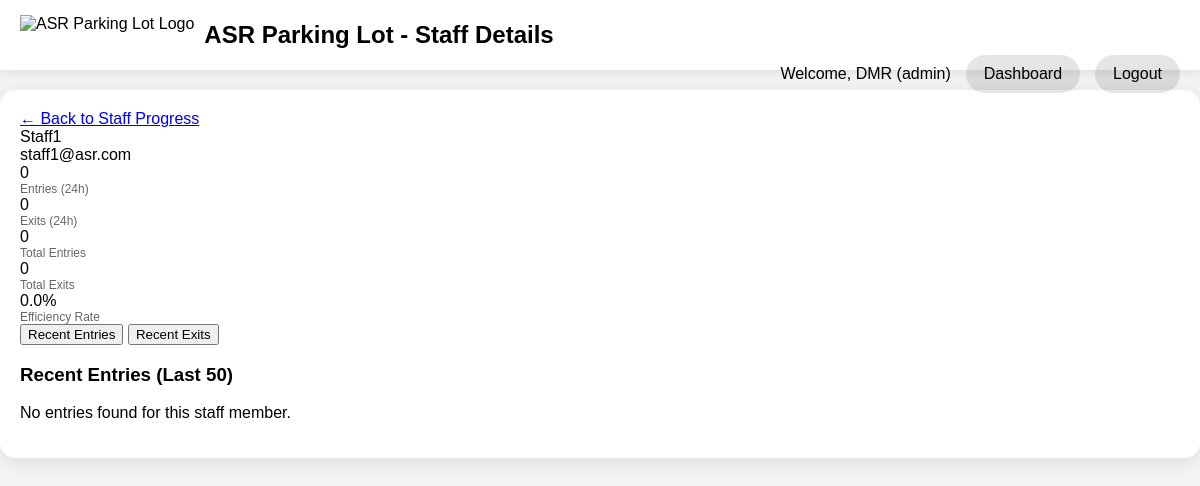
/admin/staff-details/4 (signed in), run on the app's committed database.
### app/models.py (models this page shows, shortened)
class User(UserMixin, db.Model):
    id = db.Column(db.Integer, primary_key=True)
    username = db.Column(db.String(80), index=True, unique=True, nullable=False)
    email = db.Column(db.String(120), index=True, unique=True, nullable=False)
    password_hash = db.Column(db.String(256))
    role = db.Column(db.String(10), index=True, nullable=False, default='staff') # 'admin' or 'staff'

### app/routes.py (the view)
@main.route('/admin/staff-details/<int:staff_id>')
@login_required
def staff_details(staff_id):
    if current_user.role != 'admin':
        flash('Access denied. Admin privileges required.', 'error')
        return redirect(url_for('main.index'))
    staff = User.query.get_or_404(staff_id)
    if staff.role != 'staff':
        flash('User is not a staff member.', 'error')
        return redirect(url_for('main.staff_progress'))
    now = get_current_device_time()
    twenty_four_hours_ago = now - timedelta(hours=24)
    recent_entries = Entry.query.filter(
        (Entry.device == f'Terminal - {staff.username}') |
        (Entry.device == f'Exit Terminal - {staff.username}')
    ).order_by(Entry.entry_time.desc()).limit(50).all()
    recent_exits = Entry.query.filter(
        Entry.exit_time.isnot(None),
        Entry.device == f'Exit Terminal - {staff.username}'
    ).order_by(Entry.exit_time.desc()).limit(50).all()
    entries_24h = Entry.query.filter(
        Entry.entry_time >= twenty_four_hours_ago,
        (Entry.device == f'Terminal - {staff.username}') |
        (Entry.device == f'Exit Terminal - {staff.username}')
    ).count()
    exits_24h = Entry.query.filter(
        Entry.exit_time >= twenty_four_hours_ago,
        Entry.device == f'Exit Terminal - {staff.username}'
    ).count()
    total_entries = Entry.query.filter(
        (Entry.device == f'Terminal - {staff.username}') |
        (Entry.device == f'Exit Terminal - {staff.username}')
    ).count()
    total_exits = Entry.query.filter(
        Entry.exit_time.isnot(None),
        Entry.device == f'Exit Terminal - {staff.username}'
    ).count()
    efficiency_rate = 0
    if total_entries > 0:
        efficiency_rate = (total_exits / total_entries) * 100
    return render_template('staff_details.html',
                         title=f'Staff Details - {staff.username}',
                         staff=staff,
                         recent_entries=recent_entries,
                         recent_exits=recent_exits,
                         entries_24h=entries_24h,
                         exits_24h=exits_24h,
                         total_entries=total_entries,
                         total_exits=total_exits,
                         efficiency_rate=efficiency_rate)

### app/utils.py (called while the page is built)
def get_ist_timezone():
    return pytz.timezone('Asia/Kolkata')

def get_current_ist():
    ist_tz = get_ist_timezone()
    return datetime.now(ist_tz)

def get_current_device_time():
    return get_current_ist()

### app/templates/staff_details.html (shortened to what this page needs)
<!DOCTYPE html>
<html lang="en">
<head>
</head>
<body>
    <div class="navbar">
        <div class="navbar-logo">
            <img src="{{ url_for('main.public_file', filename='logo.png') }}" alt="ASR Parking Lot Logo">
            <h1>ASR Parking Lot - Staff Details</h1>
        </div>
        <div class="navbar-right">
            <span>Welcome, {{ current_user.username }} ({{ current_user.role }})</span>
            <a href="{{ url_for('main.admin_dashboard') }}">Dashboard</a>
            <a href="{{ url_for('main.logout') }}">Logout</a>
        </div>
    </div>
    <div class="container">
        <a href="{{ url_for('main.staff_progress') }}" class="back-btn">← Back to Staff Progress</a>
        <div class="staff-header">
            <div class="staff-name">{{ staff.username }}</div>
            <div class="staff-email">{{ staff.email }}</div>
        </div>
        <div class="stats-grid">
            <div class="stat-card">
                <div class="stat-number">{{ entries_24h }}</div>
                <div class="stat-label">Entries (24h)</div>
            </div>
            <div class="stat-card">
                <div class="stat-number">{{ exits_24h }}</div>
                <div class="stat-label">Exits (24h)</div>
            </div>
            <div class="stat-card">
                <div class="stat-number">{{ total_entries }}</div>
                <div class="stat-label">Total Entries</div>
            </div>
            <div class="stat-card">
                <div class="stat-number">{{ total_exits }}</div>
                <div class="stat-label">Total Exits</div>
            </div>
            <div class="stat-card">
                <div class="stat-number">{{ "%.1f"|format(efficiency_rate) }}%</div>
                <div class="stat-label">Efficiency Rate</div>
            </div>
        </div>
        <div class="tabs">
            <button class="tab active" onclick="showTab('entries')">Recent Entries</button>
            <button class="tab" onclick="showTab('exits')">Recent Exits</button>
        </div>
        <div id="entries" class="tab-content active">
            <h3>Recent Entries (Last 50)</h3>
            {% if recent_entries %}
            <div class="entries-table">
                <table>
                    <thead>
                        <tr>
                            <th>Ticket</th>
                            <th>Vehicle</th>
                            <th>Type</th>
                            <th>Phone</th>
                            <th>Entry Time</th>
                            <th>Status</th>
                        </tr>
                    </thead>
                    <tbody>
                        {% for entry in recent_entries %}
                        <tr>
                            <td>{{ entry.ticket_number }}</td>
                            <td>{{ entry.vehicle_number }}</td>
                            <td>{{ entry.vehicle_type }}</td>
                            <td>{{ entry.phone }}</td>
                            <td>{{ entry.entry_time | ist_medium }}</td>
                            <td>
                                {% if entry.exit_time %}
                                    <span class="efficiency-indicator efficiency-high">Exited</span>
                                {% else %}
                                    <span class="efficiency-indicator efficiency-medium">Active</span>
                                {% endif %}
                            </td>
                        </tr>
                        {% endfor %}
                    </tbody>
                </table>
            </div>
            {% else %}
            <p>No entries found for this staff member.</p>
            {% endif %}
        </div>
    </div>
</body>
</html>

### app/templates/staff_details.html (style rules this page uses)
* { box-sizing: border-box; }
body { font-family: Arial, sans-serif; margin: 0; padding: 0; background-color: #f4f4f4; min-height: 100vh; }
.navbar { background-color: white; padding: 15px 20px; color: black; position: sticky; top: 0; z-index: 1000; box-shadow: 0 2px 10px rgba(0,0,0,0.1); }
.navbar h1 { margin: 0; display: inline-block; font-size: clamp(18px, 4vw, 24px); color: black; }
.navbar-logo { display: flex; align-items: center; gap: 10px; flex-wrap: wrap; }
.navbar-logo img { height: clamp(30px, 6vw, 40px); width: auto; }
.navbar-right { float: right; display: flex; align-items: center; gap: 15px; flex-wrap: wrap; color: black; }
.navbar a { color: black; text-decoration: none; padding: 8px 16px; border-radius: 25px; background-color: rgba(0, 0, 0, 0.1); transition: all 0.3s ease; font-weight: 500; border: 2px solid transparent; }
.container { max-width: 1200px; margin: 20px auto; padding: 20px; background: white; border-radius: 15px; box-shadow: 0 4px 20px rgba(0,0,0,0.1); }
.stat-label { font-size: 12px; color: #666; }
.tab-content { display: none; }
.tab-content.active { display: block; }

### data on the page
User: username "DMR", role "admin"
User: username "Staff1", email "staff1@asr.com"

### other printed values
{{ entries_24h }} "0"
{{ exits_24h }} "0"
{{ total_entries }} "0"
{{ total_exits }} "0"
{{ "%.1f"|format(efficiency_rate) }} "0.0"
